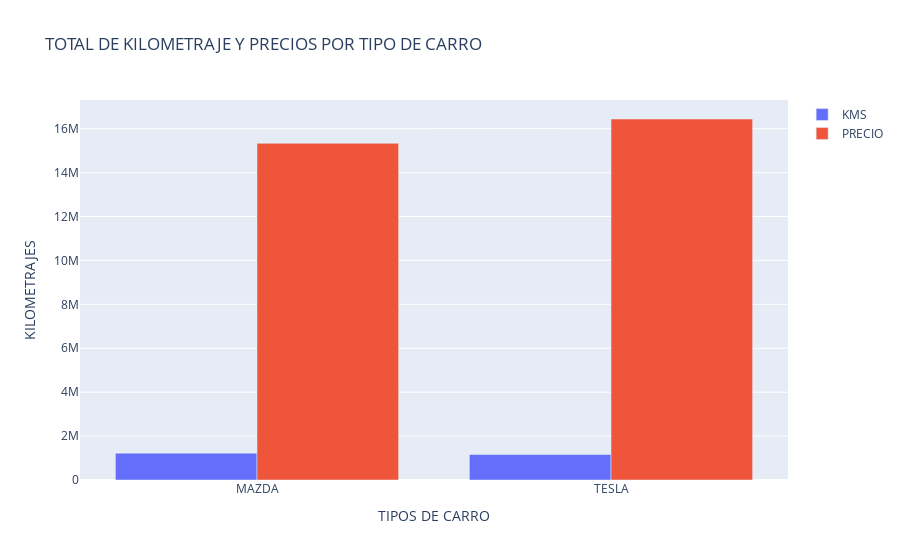

Write notebook code for a chart like this one.
### Code cell
fig = px.bar(df2,x=df2.index, y=["KMS","PRECIO"],barmode = 'group' ,title="Total de Kilometraje y Precios por tipo de carro".upper())
fig.update_layout(
    xaxis_title="TIPOS DE CARRO",
    yaxis_title="KILOMETRAJES",
    showlegend=True,
    legend_title=""
)
fig

### Figure 1 — Plotly figure (JSON) as saved in the notebook; plotly's stock layout.template omitted (floating-point values rounded to 4 significant figures)
{"data": [{"alignmentgroup": "True", "hovertemplate": "variable=KMS<br>Tipocarro=%{x}<br>value=%{y}<extra></extra>", "legendgroup": "KMS", "marker": {"color": "#636efa", "pattern": {"shape": ""}}, "name": "KMS", "offsetgroup": "KMS", "orientation": "v", "showlegend": true, "textposition": "auto", "type": "bar", "x": ["MAZDA", "TESLA"], "xaxis": "x", "y": [1223375, 1159466], "yaxis": "y"}, {"alignmentgroup": "True", "hovertemplate": "variable=PRECIO<br>Tipocarro=%{x}<br>value=%{y}<extra></extra>", "legendgroup": "PRECIO", "marker": {"color": "#EF553B", "pattern": {"shape": ""}}, "name": "PRECIO", "offsetgroup": "PRECIO", "orientation": "v", "showlegend": true, "textposition": "auto", "type": "bar", "x": ["MAZDA", "TESLA"], "xaxis": "x", "y": [15332480, 16440678], "yaxis": "y"}], "layout": {"barmode": "group", "legend": {"title": {"text": ""}, "tracegroupgap": 0}, "showlegend": true, "title": {"text": "TOTAL DE KILOMETRAJE Y PRECIOS POR TIPO DE CARRO"}, "xaxis": {"anchor": "y", "domain": [0, 1], "title": {"text": "TIPOS DE CARRO"}}, "yaxis": {"anchor": "x", "domain": [0, 1], "title": {"text": "KILOMETRAJES"}}}}
